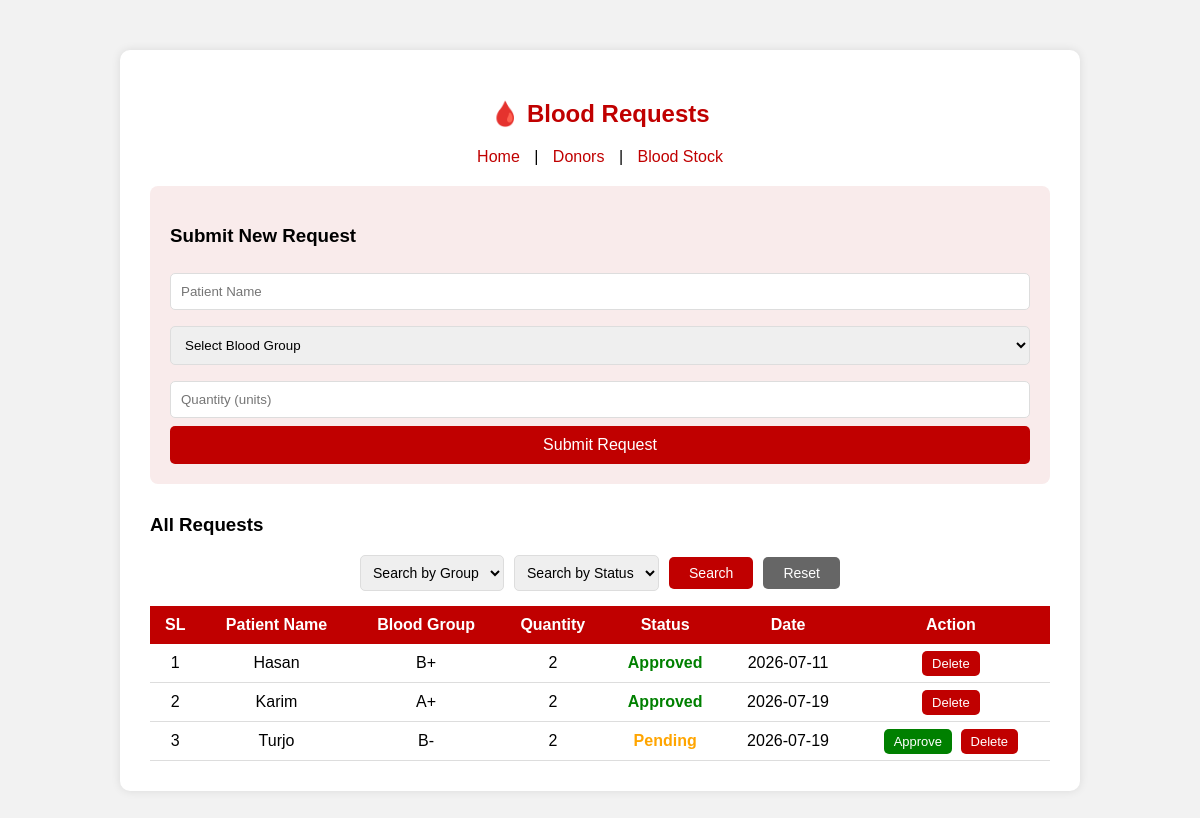
Screenshot of /requests.php with the database file from the repository.
### tables this page shows
CREATE TABLE `blood_requests` (
  `request_id` int(11) NOT NULL,
  `patient_name` varchar(100) NOT NULL,
  `blood_group` varchar(5) NOT NULL,
  `quantity` int(11) NOT NULL,
  `status` varchar(20) DEFAULT 'Pending',
  `request_date` date DEFAULT NULL
);

### requests.php (the view, shortened to what this page needs)
<?php
include 'config.php';
$where = "WHERE 1=1";
$requests = mysqli_query($conn, "SELECT * FROM blood_requests $where ORDER BY request_id ASC");
?>
<!DOCTYPE html>
<html>
<head>
</head>
<body>
<div class="container">
    <h2>🩸 Blood Requests</h2>
    <div class="nav">
        <a href="index.php">Home</a> |
        <a href="donors.php">Donors</a> |
        <a href="stock.php">Blood Stock</a>
    </div>
    <div class="form-box">
        <h3>Submit New Request</h3>
        <form method="POST">
            <input type="text" name="patient_name" placeholder="Patient Name" required>
            <select name="blood_group" required>
                <option value="">Select Blood Group</option>
            </select>
            <input type="number" name="quantity" placeholder="Quantity (units)" min="1" required>
            <button type="submit">Submit Request</button>
        </form>
    </div>
    <h3>All Requests</h3>
    <form method="GET">
        <div class="toolbar">
            <select name="blood_group">
                <option value="">Search by Group</option>
            </select>
            <select name="status">
                <option value="">Search by Status</option>
            </select>
            <button type="submit">Search</button>
            <a href="requests.php">Reset</a>
        </div>
    </form>
    <table>
        <tr>
            <th>SL</th>
            <th>Patient Name</th>
            <th>Blood Group</th>
            <th>Quantity</th>
            <th>Status</th>
            <th>Date</th>
            <th>Action</th>
        </tr>
        <?php $i = 1; if(mysqli_num_rows($requests) > 0): ?>
            <?php while($row = mysqli_fetch_assoc($requests)): ?>
            <tr>
                <td><?= $i++ ?></td>
                <td><?= $row['patient_name'] ?></td>
                <td><?= $row['blood_group'] ?></td>
                <td><?= $row['quantity'] ?></td>
                <td class="<?= strtolower($row['status']) ?>"><?= $row['status'] ?></td>
                <td><?= $row['request_date'] ?></td>
                <td>
                    <?php if($row['status'] == 'Pending'): ?>
                    <a href="requests.php?approve=<?= $row['request_id'] ?>" class="btn approve">Approve</a>
                    <?php endif; ?>
                    <a href="requests.php?delete=<?= $row['request_id'] ?>" class="btn delete" onclick="return confirm('Are you sure?')">Delete</a>
                </td>
            </tr>
            <?php endwhile; ?>
        <?php else: ?>
            <tr><td colspan="7">No requests found.</td></tr>
        <?php endif; ?>
    </table>
</div>
</body>
</html>

### requests.php (style rules this page uses)
body { font-family: Arial, sans-serif; background: #f2f2f2; }
.container { width: 900px; margin: 50px auto; background: white; padding: 30px; border-radius: 10px; box-shadow: 0 0 10px rgba(0,0,0,0.1); }
h2 { text-align: center; color: #c00000; }
.form-box { background: #f9ebeb; padding: 20px; border-radius: 8px; margin-bottom: 30px; }
input, select { width: 100%; padding: 10px; margin: 8px 0; border: 1px solid #ddd; border-radius: 5px; box-sizing: border-box; }
button { width: 100%; padding: 10px; background: #c00000; color: white; border: none; border-radius: 5px; cursor: pointer; font-size: 16px; }
table { width: 100%; border-collapse: collapse; }
th { background: #c00000; color: white; padding: 10px; }
td { padding: 10px; border-bottom: 1px solid #ddd; text-align: center; }
.pending { color: orange; font-weight: bold; }
.approved { color: green; font-weight: bold; }
.btn { padding: 5px 10px; border-radius: 5px; text-decoration: none; font-size: 13px; margin: 2px; }
.approve { background: green; color: white; }
.delete { background: #c00000; color: white; }
.nav { text-align: center; margin-bottom: 20px; }
.nav a { color: #c00000; text-decoration: none; margin: 0 10px; }
.toolbar { display: flex; justify-content: center; align-items: center; gap: 10px; margin-bottom: 15px; }
.toolbar select { width: auto; padding: 8px; margin: 0; font-size: 14px; }
.toolbar button { width: auto; padding: 8px 20px; font-size: 14px; }
.toolbar a { padding: 8px 20px; background: #666; color: white; border-radius: 5px; text-decoration: none; font-size: 14px; }

### rows the page displays
blood_requests: patient_name "Hasan", blood_group "B+", quantity "2", status "Approved", request_date "2026-07-11"
blood_requests: patient_name "Karim", blood_group "A+", quantity "2", status "Approved", request_date "2026-07-19"
blood_requests: patient_name "Turjo", blood_group "B-", quantity "2", status "Pending", request_date "2026-07-19"
